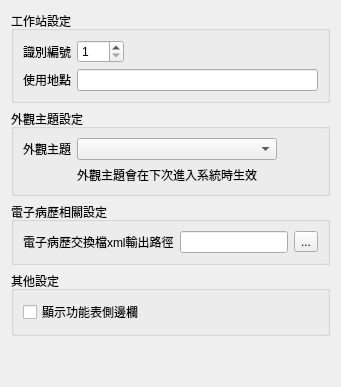
       <widget class="QWidget" name="tab_7">
        <attribute name="icon">
         <iconset>
          <normaloff>../icons/computer.png</normaloff>../icons/computer.png</iconset>
        </attribute>
        <attribute name="title">
         <string>其他</string>
        </attribute>
        <layout class="QVBoxLayout" name="verticalLayout_40">
         <item>
          <widget class="QGroupBox" name="groupBox_29">
           <property name="title">
            <string>工作站設定</string>
           </property>
           <property name="flat">
            <bool>true</bool>
           </property>
           <layout class="QVBoxLayout" name="verticalLayout_39">
            <item>
             <layout class="QGridLayout" name="gridLayout_15">
              <item row="1" column="0">
               <widget class="QLabel" name="label_21">
                <property name="text">
                 <string>使用地點</string>
                </property>
               </widget>
              </item>
              <item row="0" column="1">
               <widget class="QSpinBox" name="spinBox_station_no">
                <property name="minimum">
                 <number>1</number>
                </property>
                <property name="maximum">
                 <number>999</number>
                </property>
               </widget>
              </item>
              <item row="0" column="0">
               <widget class="QLabel" name="label_29">
                <property name="text">
                 <string>識別編號</string>
                </property>
               </widget>
              </item>
              <item row="1" column="1" colspan="4">
               <widget class="QLineEdit" name="lineEdit_position"/>
              </item>
              <item row="0" column="2">
               <spacer name="horizontalSpacer_15">
                <property name="orientation">
                 <enum>Qt::Horizontal</enum>
                </property>
                <property name="sizeHint" stdset="0">
                 <size>
                  <width>40</width>
                  <height>20</height>
                 </size>
                </property>
               </spacer>
              </item>
              <item row="0" column="3">
               <spacer name="horizontalSpacer_6">
                <property name="orientation">
                 <enum>Qt::Horizontal</enum>
                </property>
                <property name="sizeHint" stdset="0">
                 <size>
                  <width>40</width>
                  <height>20</height>
                 </size>
                </property>
               </spacer>
              </item>
             </layout>
            </item>
           </layout>
          </widget>
         </item>
         <item>
          <widget class="QGroupBox" name="groupBox_30">
           <property name="title">
            <string>外觀主題設定</string>
           </property>
           <property name="flat">
            <bool>true</bool>
           </property>
           <layout class="QVBoxLayout" name="verticalLayout_41">
            <item>
             <layout class="QGridLayout" name="gridLayout_16">
              <item row="0" column="1">
               <widget class="QComboBox" name="comboBox_theme">
                <property name="minimumSize">
                 <size>
                  <width>200</width>
                  <height>0</height>
                 </size>
                </property>
               </widget>
              </item>
              <item row="0" column="0">
               <widget class="QLabel" name="label_38">
                <property name="text">
                 <string>外觀主題</string>
                </property>
               </widget>
              </item>
              <item row="0" column="2">
               <spacer name="horizontalSpacer_9">
                <property name="orientation">
                 <enum>Qt::Horizontal</enum>
                </property>
                <property name="sizeHint" stdset="0">
                 <size>
                  <width>40</width>
                  <height>20</height>
                 </size>
                </property>
               </spacer>
              </item>
              <item row="1" column="1">
               <widget class="QLabel" name="label_57">
                <property name="text">
                 <string>外觀主題會在下次進入系統時生效</string>
                </property>
               </widget>
              </item>
             </layout>
            </item>
           </layout>
          </widget>
         </item>
         <item>
          <widget class="QGroupBox" name="groupBox_33">
           <property name="title">
            <string>電子病歷相關設定</string>
           </property>
           <property name="flat">
            <bool>true</bool>
           </property>
           <layout class="QGridLayout" name="gridLayout_19">
            <item row="0" column="0">
             <widget class="QLabel" name="label_60">
              <property name="text">
               <string>電子病歷交換檔xml輸出路徑</string>
              </property>
             </widget>
            </item>
            <item row="0" column="1">
             <widget class="QLineEdit" name="lineEdit_emr_path"/>
            </item>
            <item row="0" column="2">
             <widget class="QToolButton" name="toolButton_emr_path">
              <property name="text">
               <string>...</string>
              </property>
             </widget>
            </item>
           </layout>
          </widget>
         </item>
         <item>
          <widget class="QGroupBox" name="groupBox_32">
           <property name="title">
            <string>其他設定</string>
           </property>
           <property name="flat">
            <bool>true</bool>
           </property>
           <layout class="QGridLayout" name="gridLayout_17">
            <item row="0" column="0">
             <widget class="QCheckBox" name="checkBox_side_bar">
              <property name="text">
               <string>顯示功能表側邊欄</string>
              </property>
             </widget>
            </item>
           </layout>
          </widget>
         </item>
         <item>
          <spacer name="verticalSpacer_7">
           <property name="orientation">
            <enum>Qt::Vertical</enum>
           </property>
           <property name="sizeHint" stdset="0">
            <size>
             <width>20</width>
             <height>40</height>
            </size>
           </property>
          </spacer>
         </item>
        </layout>
       </widget>
